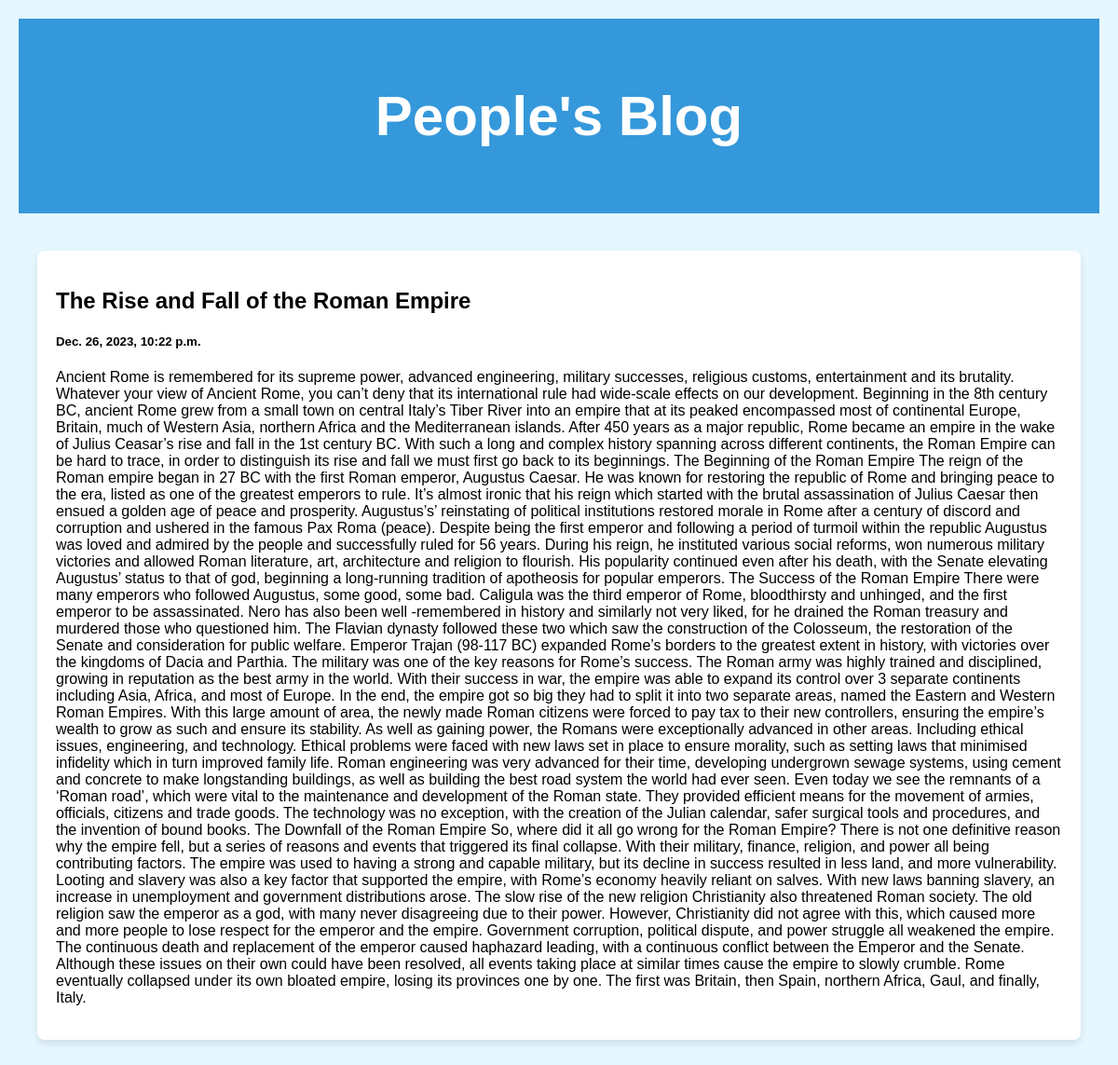
/post/6, run on the app's committed database.
### blogapp/models.py (models this page shows)
class Post(models.Model):
  title= models.CharField(max_length=100)
  body= models.CharField(max_length=10000000)
  created_at= models.DateTimeField(default=datetime.now, blank=True)

### blogapp/views.py (the view)
# urls.py: path('post/<str:pk>', views.post, name='post')
def post(request, pk):
  posts = Post.objects.get(id=pk)
  return render(request, 'posts.html',{'posts':posts} )

### templates/posts.html (shortened to what this page needs)
<!DOCTYPE html>
<html lang="en">
<head>
</head>
<body>
    <div class="header">
        <h2>People's Blog</h2>
    </div>
    <div class="row">
        <div class="leftcolumn">
            <div class="card">
                <h2>{{posts.title}}</h2>
                <h5>{{posts.created_at}}</h5>
                <p>{{posts.body}}</p>
            </div>
        </div>
    </div>
</body>
</html>

### templates/posts.html (style rules this page uses)
* { box-sizing: border-box; }
body { font-family: 'Arial', sans-serif; padding: 20px; background: #e6f7ff; margin: 0; }
.header { padding: 20px; font-size: 40px; text-align: center; background: #3498db; color: white; }
.row { display: flex; flex-wrap: wrap; justify-content: space-around; padding: 20px; }
.leftcolumn { flex: 100%; max-width: 100%; }
.card { background-color: #ffffff; padding: 20px; margin-top: 20px; border-radius: 8px; box-shadow: 0 4px 8px rgba(0, 0, 0, 0.1); }

### data on the page
Post: title "The Rise and Fall of the Roman Empire", created_at "Dec. 26, 2023, 10:22 p.m.", body "Ancient Rome is remembered for its supreme power, advanced engineering, military successes, religious customs, entertainment and its brutality. Whatever your view of Ancient Rome, you can’t deny that its international rule had wide-scale effects on our development. Beginning in the 8th century BC, ancient Rome grew from a small town on central Italy’s Tiber River into an empire that at its peaked encompassed most of continental Europe, Britain, much of Western Asia, northern Africa and the Mediterranean islands. After 450 years as a major republic, Rome became an empire in the wake of Julius Ceasar’s rise and fall in the 1st century BC. With such a long and complex history spanning across…"
